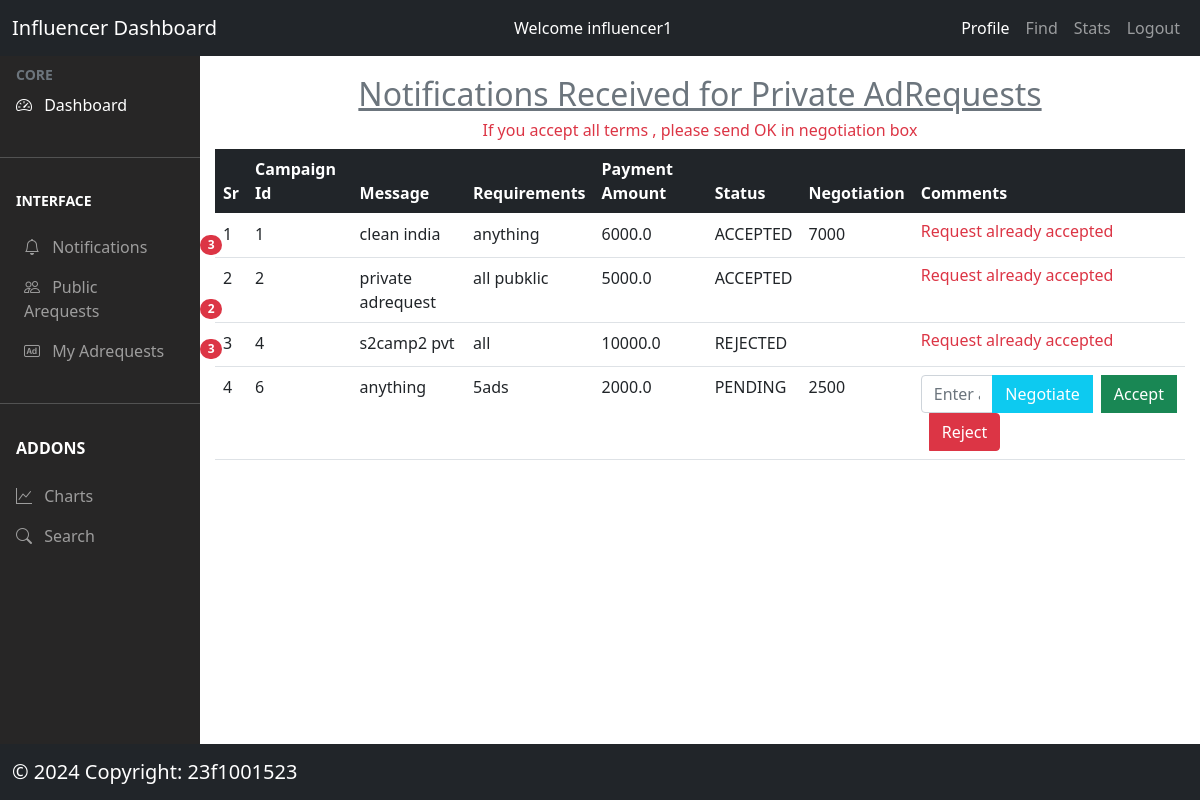
The page /influencer/dashboard (signed in) on the database its author committed.
### models/model.py (models this page shows, shortened)
class AdRequest(db.Model):
  __tablename__ = 'adrequests'
  adrequest_id = db.Column(db.Integer, autoincrement=True, primary_key=True)
  message = db.Column(db.String(500), nullable=False)
  requirements = db.Column(db.String(500), nullable=False)
  payment_amount = db.Column(db.Float, nullable=False)
  status = db.Column(db.String(200),
                     nullable=False)  #PENDING/ACCEPTED/REJECTED
  flag_status = db.Column(db.String(50), nullable=False)  #active or inactive
  campaign_id = db.Column(db.String(200),
                          db.ForeignKey("campaigns.campaign_id"),
                          nullable=False)
  influencer_id = db.Column(db.String(200),
                            db.ForeignKey("influencers.influencer_id"))
  create_date = db.Column(db.DateTime, default=datetime.now(timezone.utc))
  negotiations = db.relationship('Negotiation', backref='adrequest', lazy=True)

class Negotiation(db.Model):
  __tablename__ = 'negotiations'
  id = db.Column(db.Integer, autoincrement=True, primary_key=True)
  negotiation = db.Column(db.String(400))  # negotiation by influencer
  adrequest_id = db.Column(db.Integer,
                           db.ForeignKey('adrequests.adrequest_id'),
                           nullable=False)
  influencer_id = db.Column(db.Integer,
                            db.ForeignKey('influencers.influencer_id'),
                            nullable=False)

### controllers/influencer.py (the view)
@app.route('/influencer/dashboard')
@login_required_influencer
def influencerdashboard():
  try:
    if isActive():
      influencer_id = session['user_id']
      campaigns = Campaign.query.filter_by(visibility='Public',
                                          status="ACTIVE").all()
      alladrequests = AdRequest.query.filter_by(
          influencer_id=influencer_id).all()
      myadrqeuests = AdRequest.query.filter(
          AdRequest.influencer_id == influencer_id, AdRequest.status
          != "PENDING").all()
      campaigns = Campaign.query.filter_by(visibility='Public',
                                          status="ACTIVE").all()
      pvtNotifications = len([
          adrequest for adrequest in alladrequests
          if adrequest.campaign.visibility == "Private"
      ])
      allPublic = len(campaigns)
      allAdrequests = len(myadrqeuests)
      session['pvtNotifications'] = pvtNotifications
      session['allPublic'] = allPublic
      session['allAdrequests'] = allAdrequests
      return render_template('/influencer/influencer_dashboard_display.html',
                            adrequests=alladrequests)
    else:
      return render_template('error.html')
  except:
    flash(fatalerror)

### controllers/usermanager.py (called while the page is built)
def login_required_influencer(func):
  @wraps(func)
  def wrapper_influencer(*args, **kwargs):
    if session.get('loggedin') is None or session['user_type'] != 'influencer':
      flash('You need to login first')
      return redirect(url_for('login'))
    return func(*args, **kwargs)
  return wrapper_influencer

def isActive():
  user_id = session['user_id']
  user_type = session['user_type']
  if user_type == 'sponsor':
    sponsor = Sponsor.query.filter_by(sponsor_id=user_id).first()
    if sponsor and sponsor.status == "ACTIVE":
      return True
  elif user_type == "influencer":
    influencer = Influencer.query.filter_by(influencer_id=user_id).first()
    if influencer and influencer.status == "ACTIVE":
      return True
  return False

### templates/influencer/influencer_dashboard_display.html (shortened to what this page needs)
{% extends '/influencer/influencer_dashboard.html' %}
{% block content %}
<div>
  {% if adrequests %}
  <h2 class='text-secondary text-center mt-3'><u>Notifications Received for Private AdRequests</u></h2>
  <h6 class='text-center text-danger'>If you accept all terms , please send OK in negotiation box</h6>
   <table class='table table-responsive'>
     <thead class='bg-dark text-white'>
     <tr>
       <th>Sr</th>
       <th>Campaign Id</th>
       <th>Message</th>
       <th>Requirements</th>
       <th>Payment Amount</th>
       <th>Status</th>
       <th>Negotiation</th>
       <th colspan=3>Comments</th>
     </tr></thead>
     {% for adrequest in adrequests %}
     <tr>
       <td>{{loop.index}}</td>
       <td>{{ adrequest.campaign_id  }}</td>
     <td>{{ adrequest.message  }}</td>
       <td>{{ adrequest.requirements   }}</td>
       <td>{{ adrequest.payment_amount  }}</td>
       <td>{{ adrequest.status }}</td>
       <td>
        {% for negotiation in adrequest.negotiations %}
          {% if negotiation.influencer_id==session['user_id'] %}
           {{negotiation.negotiation}}
          {% endif %}
        {% endfor %}
      </td>
       <td>
         {% if adrequest.status=='PENDING' %}
         <form action='/influencer/adrequest/negotiation/{{adrequest.adrequest_id}}' method='POST'>
            <div class='input-group'>
            <input type='text' class='form-control font-size-sm' id='negotiation' name='negotiation' placeholder='Enter amount or OK'>
            <button type='submit' class='btn btn-info text-white'>Negotiate</button>
              <a class="btn btn-success ms-2" href="/influencer/pvtadrequest/accept/{{adrequest.adrequest_id}}">Accept</a>
              <a class="btn btn-danger ms-2" href="/influencer/pvtadrequest/reject/{{adrequest.adrequest_id}}">Reject</a>
              </div>
            </form>
         {% else %}
         <h6 class='text-danger'>Request already accepted</h6>
         {% endif %}
       </td>
     </tr>
     {% endfor %}
   </table>
  {% else %}<h1 class='text-center text-danger mt-5'>No Notifications Yet</h1>
   {% endif %}
</div>
{% endblock %}

### rows shown on the page
AdRequest: campaign_id "1", message "clean india", requirements "anything", payment_amount "6000.0", status "ACCEPTED", shows "Request already accepted"
Negotiation: negotiation "7000"
AdRequest: campaign_id "2", message "private adrequest", requirements "all pubklic", payment_amount "5000.0", status "ACCEPTED", shows "Request already accepted"
AdRequest: campaign_id "4", message "s2camp2 pvt", requirements "all", payment_amount "10000.0", status "REJECTED", shows "Request already accepted"
AdRequest: campaign_id "6", message "anything", requirements "5ads", payment_amount "2000.0", status "PENDING"
Negotiation: negotiation "2500"

### other values the page prints
{{ session['user_id'] }} "influencer1"
{{ session['pvtNotifications'] }} "3"
{{ session['allPublic'] }} "2"
{{ session['allAdrequests'] }} "3"
